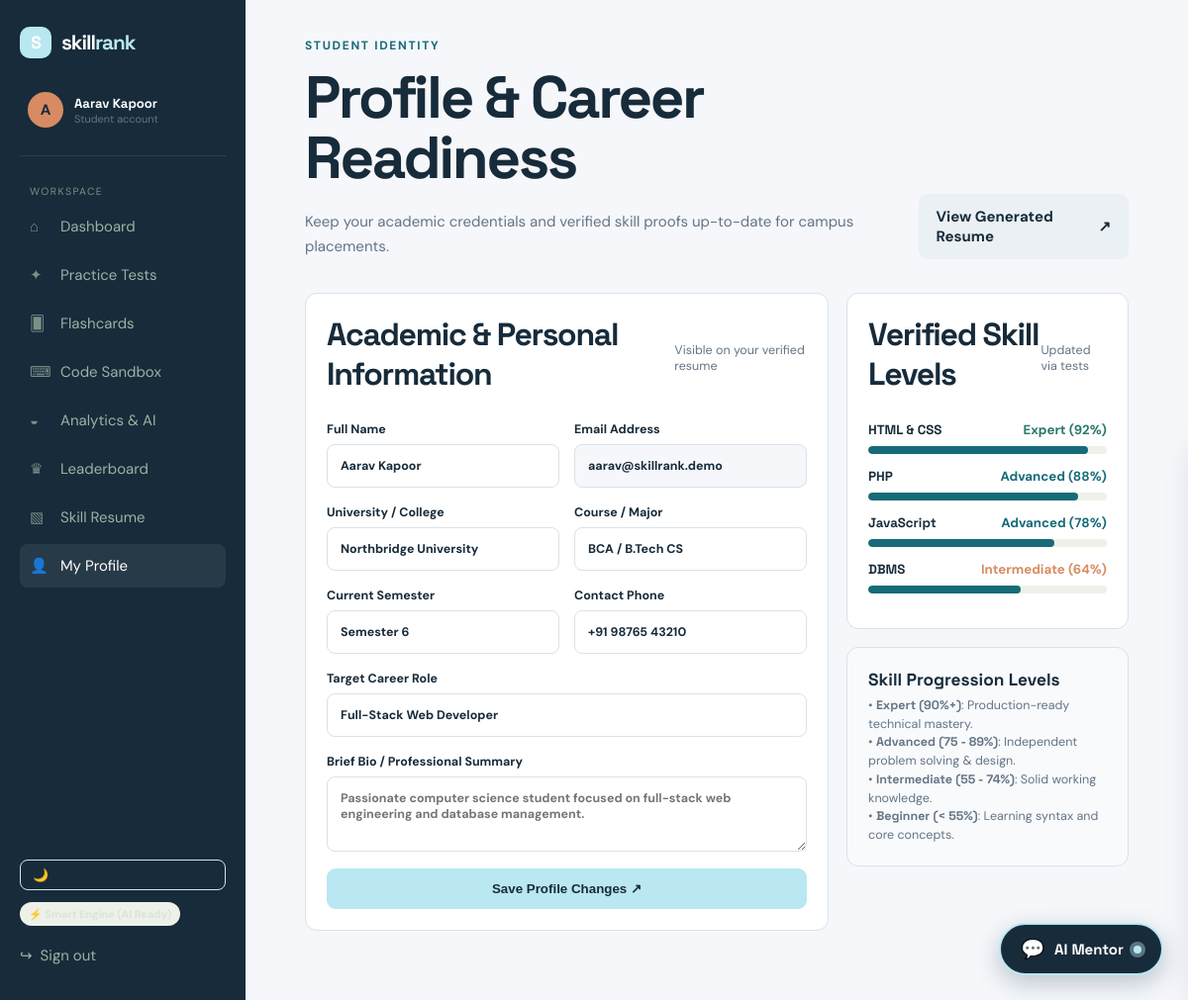
The app's page /profile.php (signed in) with its own data.
### tables this page shows
CREATE TABLE IF NOT EXISTS `students` (
    `id` INT AUTO_INCREMENT PRIMARY KEY,
    `user_id` INT UNIQUE NOT NULL,
    `university` VARCHAR(160) DEFAULT 'Northbridge University',
    `course` VARCHAR(100) DEFAULT 'BCA / B.Tech CS',
    `semester` VARCHAR(40) DEFAULT 'Semester 4',
    `phone` VARCHAR(30) DEFAULT '',
    `avatar` VARCHAR(255) DEFAULT '',
    `bio` TEXT,
    `career_goal` VARCHAR(160) DEFAULT 'Full-Stack Software Developer',
    FOREIGN KEY (`user_id`) REFERENCES `users`(`id`) ON DELETE CASCADE
);

CREATE TABLE IF NOT EXISTS `users` (
    `id` INT AUTO_INCREMENT PRIMARY KEY,
    `name` VARCHAR(100) NOT NULL,
    `email` VARCHAR(160) UNIQUE NOT NULL,
    `password_hash` VARCHAR(255) NOT NULL,
    `role` ENUM('student','admin') DEFAULT 'student',
    `created_at` TIMESTAMP DEFAULT CURRENT_TIMESTAMP
);

CREATE TABLE IF NOT EXISTS `student_skills` (
    `id` INT AUTO_INCREMENT PRIMARY KEY,
    `user_id` INT NOT NULL,
    `skill_id` INT NOT NULL,
    `score` DECIMAL(5,2) DEFAULT 0,
    `level` VARCHAR(30) DEFAULT 'Beginner',
    `updated_at` TIMESTAMP DEFAULT CURRENT_TIMESTAMP ON UPDATE CURRENT_TIMESTAMP,
    UNIQUE KEY `student_skill` (`user_id`, `skill_id`),
    FOREIGN KEY (`user_id`) REFERENCES `users`(`id`) ON DELETE CASCADE,
    FOREIGN KEY (`skill_id`) REFERENCES `skills`(`id`) ON DELETE CASCADE
);

CREATE TABLE IF NOT EXISTS `skills` (
    `id` INT AUTO_INCREMENT PRIMARY KEY,
    `name` VARCHAR(80) NOT NULL UNIQUE
);

### db.php (called while the page is built, shortened)
<?php
function db(): mysqli {
    static $connection;
    if (!$connection) {
        $connection = new mysqli(DB_HOST, DB_USER, DB_PASS, DB_NAME);
        $connection->set_charset('utf8mb4');
    }
    return $connection;
}
function query(string $sql, string $types = '', array $params = []): mysqli_result|bool {
    $statement = db()->prepare($sql);
    if ($types && $params) $statement->bind_param($types, ...$params);
    $statement->execute();
    return $statement->get_result() ?: true;
}
function one(string $sql, string $types = '', array $params = []): ?array {
    $result = query($sql, $types, $params);
    return $result instanceof mysqli_result ? ($result->fetch_assoc() ?: null) : null;
}
function many(string $sql, string $types = '', array $params = []): array {
    $result = query($sql, $types, $params);
    return $result instanceof mysqli_result ? $result->fetch_all(MYSQLI_ASSOC) : [];
}

### auth.php (called while the page is built, shortened)
<?php
require_once __DIR__ . '/db.php';
function current_user(bool $refresh = false): ?array {
    static $user;
    if (isset($user)) return $user;
    $user = !empty($_SESSION['user_id'])
        ? one('SELECT u.*, s.university, s.course, s.semester, s.phone, s.avatar, s.bio, s.career_goal FROM users u LEFT JOIN students s ON s.user_id=u.id WHERE u.id=?', 'i', [(int) $_SESSION['user_id']])
        : null;
    return $user;
}
function require_login(string $role = ''): void {
    $user = current_user();
}
function e(?string $value): string { return htmlspecialchars($value ?? '', ENT_QUOTES, 'UTF-8'); }

### profile.php (the view, shortened to what this page needs)
<?php
require_once __DIR__ . '/auth.php';
require_login('student');
$user = current_user();
$student = one('SELECT * FROM students WHERE user_id=?', 'i', [$user['id']]);
$skills = many('SELECT sk.name, ss.score, ss.level FROM student_skills ss JOIN skills sk ON sk.id=ss.skill_id WHERE ss.user_id=? ORDER BY ss.score DESC', 'i', [$user['id']]);
include 'includes/header.php';
?>
<div class="page-head">
<div>
<div class="eyebrow">Student Identity</div>
<h1>Profile & Career Readiness</h1>
<p>Keep your academic credentials and verified skill proofs up-to-date for campus placements.</p>
</div>
<a class="button button-quiet" href="resume.php">View Generated Resume <span>↗</span></a>
</div>
<div class="dashboard-grid">
<section class="panel">
<div class="panel-head">
<h2>Academic & Personal Information</h2>
<small>Visible on your verified resume</small>
</div>
<form method="post" class="form-stack">
<div class="form-grid">
<label>Full Name
<input name="name" value="<?= e($user['name']) ?>" required>
</label>
<label>Email Address
<input value="<?= e($user['email']) ?>" disabled style="background:#f5f7fa;cursor:not-allowed">
</label>
</div>
<div class="form-grid">
<label>University / College
<input name="university" value="<?= e($student['university'] ?? $user['university']) ?>" required>
</label>
<label>Course / Major
<input name="course" value="<?= e($student['course'] ?? $user['course']) ?>" required>
</label>
</div>
<div class="form-grid">
<label>Current Semester
<input name="semester" value="<?= e($student['semester'] ?? $user['semester']) ?>" required>
</label>
<label>Contact Phone
<input name="phone" value="<?= e($student['phone'] ?? '') ?>" placeholder="+91 98765 43210">
</label>
</div>
<label>Target Career Role
<input name="career_goal" value="<?= e($student['career_goal'] ?? 'Full-Stack Software Developer') ?>" placeholder="e.g. Full-Stack Web Developer, Cloud Engineer">
</label>
<label>Brief Bio / Professional Summary
<textarea name="bio" rows="3" placeholder="Passionate computer science student focused on full-stack web engineering and database management."><?= e($student['bio'] ?? '') ?></textarea>
</label>
<button class="button button-primary" type="submit" style="align-self:start">Save Profile Changes ↗</button>
</form>
</section>
<aside>
<section class="panel" style="margin-bottom:18px">
<div class="panel-head">
<h2>Verified Skill Levels</h2>
<small>Updated via tests</small>
</div>
<?php if ($skills): ?>
<?php foreach ($skills as $sk):
    $lvlColor = match($sk['level']) {
        'Expert' => '#287a68',
        'Advanced' => '#176b78',
        'Intermediate' => '#d88b62',
        default => '#647586'
    };
?>
<div class="skill-row" style="margin:14px 0">
<div class="skill-label">
<strong><?= e($sk['name']) ?></strong>
<span style="font-weight:700;color:<?= $lvlColor ?>"><?= e($sk['level']) ?> (<?= round($sk['score']) ?>%)</span>
</div>
<div class="progress"><i data-progress="<?= round($sk['score']) ?>"></i></div>
</div>
<?php endforeach; ?>
<?php else: ?>
<p class="muted">No assessments completed yet. Take a test to earn skill verification.</p>
<a href="practice.php" class="button button-primary full">Take First Test ↗</a>
<?php endif; ?>
</section>
<div class="panel" style="background:#f8fafc">
<h3 style="margin-bottom:6px">Skill Progression Levels</h3>
<small style="display:block;color:var(--muted);line-height:1.5">
• <strong>Expert (90%+)</strong>: Production-ready technical mastery.<br>
• <strong>Advanced (75 - 89%)</strong>: Independent problem solving & design.<br>
• <strong>Intermediate (55 - 74%)</strong>: Solid working knowledge.<br>
• <strong>Beginner (&lt; 55%)</strong>: Learning syntax and core concepts.
</small>
</div>
</aside>
</div>
<?php include 'includes/footer.php'; ?>

### includes/header.php (shortened to what this page needs)
<?php
require_once __DIR__ . '/../auth.php';
require_once __DIR__ . '/../ai.php';
$user = current_user();
$active = basename($_SERVER['PHP_SELF']);
?>
<!doctype html>
<html lang="en">
<head>
<link rel="stylesheet" href="assets/style.css?v=12">
</head>
<body>
<?php if ($user): ?>
<aside class="sidebar">
<a class="brand" href="<?= $user['role'] === 'admin' ? 'admin_dashboard.php' : 'dashboard.php' ?>">
<span class="brand-mark">S</span>
<span>skill<span>rank</span></span>
</a>
<div class="profile-mini">
<div class="avatar">
<?= strtoupper(substr($user['name'], 0, 1)) ?>
</div>
<div>
<strong><?= e($user['name']) ?></strong>
<small><?= ucfirst($user['role']) ?> account</small>
</div>
</div>
<nav>
<small class="nav-label">Workspace</small>
<?php
$links = $user['role'] === 'admin' ? [
    ['admin_dashboard.php', 'Overview', '◈'],
    ['students.php', 'Students', '♙'],
    ['subjects.php', 'Subjects', '▦'],
    ['questions.php', 'Question Bank', '▤'],
    ['admin_analytics.php', 'Analytics', '◒'],
    ['leaderboard.php', 'Leaderboard', '♛'],
    ['admin_ai.php', 'AI Diagnostics', '✦']
] : [
    ['dashboard.php', 'Dashboard', '⌂'],
    ['practice.php', 'Practice Tests', '✦'],
    ['flashcards.php', 'Flashcards', '🂠'],
    ['playground.php', 'Code Sandbox', '⌨'],
    ['analytics.php', 'Analytics & AI', '◒'],
    ['leaderboard.php', 'Leaderboard', '♛'],
    ['resume.php', 'Skill Resume', '▧'],
    ['profile.php', 'My Profile', '👤']
];
foreach ($links as $link):
    $isActive = ($active === $link[0]) || ($link[0] === 'questions.php' && $active === 'question_form.php');
?>
<a class="nav-link <?= $isActive ? 'active' : '' ?>" href="<?= $link[0] ?>">
<span><?= $link[2] ?></span>
<?= $link[1] ?>
</a>
<?php endforeach; ?>
</nav>
<div style="margin-top:auto;padding-top:20px;display:flex;flex-direction:column;gap:12px">
<button type="button" id="themeToggleBtn" onclick="toggleSkillRankTheme()" class="theme-toggle-btn" style="display:flex;align-items:center;gap:8px;background:none;border:1px solid var(--line);padding:7px 12px;border-radius:8px;color:var(--ink);cursor:pointer;font-size:0.8rem;transition:all 0.2s">
<span id="themeToggleIcon">🌙</span> <span id="themeToggleText">Toggle Theme</span>
</button>
<div style="font-size:0.75rem"><?= ai_badge_html() ?></div>
<a class="logout" href="logout.php" style="display:flex;align-items:center;gap:8px;text-decoration:none;padding:8px 0">
<span>↪</span> <span>Sign out</span>
</a>
</div>
</aside>
<?php endif; ?>
<main class="<?= $user ? 'app-main' : '' ?>">

### assets/style.css (style rules this page uses)
:root { --ink:#172b3a;--muted:#647586;--paper:#f5f7fa;--line:#d9e2ea;--lime:#b9e7f2;--teal:#176b78;--orange:#d88b62;--white:#fff;--navy:#102d46;--success:#287a68 }
* { box-sizing:border-box }
body { margin:0;background:var(--paper);color:var(--ink);font:15px 'DM Sans',sans-serif }
h1,h2,h3,strong,.brand { font-family:'Space Grotesk',sans-serif }
h1 { font-size:clamp(2.4rem,5vw,4.7rem);line-height:1.02;letter-spacing:-.04em;margin:14px 0 22px }
h2 { font-size:2rem;letter-spacing:-.04em;margin:0 0 8px }
h3 { margin:0 0 8px;font-size:1.08rem }
p { line-height:1.65;color:var(--muted) }
a { color:inherit;text-decoration:none }
.brand { display:flex;align-items:center;gap:10px;font-size:1.3rem;font-weight:700;letter-spacing:-.05em }
.brand>span:last-child>span { color:var(--teal) }
.brand-mark { display:grid;place-items:center;background:var(--lime);width:32px;height:32px;border-radius:10px;font-family:'Space Grotesk';font-size:1.1rem }
.button { display:inline-flex;gap:10px;align-items:center;justify-content:center;border:0;border-radius:9px;padding:13px 18px;font-weight:700;cursor:pointer;transition:.2s transform,.2s box-shadow }
.button-primary { background:var(--lime);color:var(--ink) }
.button-quiet { background:#eaf0f4;color:var(--ink) }
.eyebrow { font-size:.75rem;text-transform:uppercase;letter-spacing:.14em;font-weight:700;color:var(--teal) }
.float-card small,.profile-mini small { display:block;color:var(--muted);font-size:.68rem }
.form-stack { display:grid;gap:17px }
.form-stack label,.form-grid label { font-size:.78rem;font-weight:700;color:var(--ink) }
input,select,textarea { display:block;width:100%;margin-top:7px;border:1px solid var(--line);background:#fff;border-radius:8px;padding:13px;font:inherit;color:var(--ink);outline:0 }
.form-grid { display:grid;grid-template-columns:1fr 1fr;gap:15px }
.sidebar { position:fixed;left:0;top:0;bottom:0;width:248px;background:var(--ink);color:#d7e5db;padding:27px 20px;display:flex;flex-direction:column;z-index:2 }
.sidebar .brand { color:#fff }
.sidebar .brand>span:last-child>span { color:var(--lime) }
.profile-mini { display:flex;gap:11px;align-items:center;padding:34px 8px 28px;border-bottom:1px solid #ffffff18 }
.profile-mini strong { font-size:.82rem;display:block;color:#fff }
.avatar { width:36px;height:36px;border-radius:50%;background:var(--orange);color:var(--ink);display:grid;place-items:center;font-weight:700 }
.sidebar nav { padding-top:24px }
.nav-label { color:#789086;text-transform:uppercase;letter-spacing:.14em;font-size:.65rem;padding:0 10px }
.nav-link { display:flex;gap:13px;align-items:center;padding:12px 10px;color:#9eb1a5;border-radius:8px;margin-top:5px }
.nav-link span { width:18px;color:#789086 }
.nav-link.active,.nav-link:hover { background:#ffffff12;color:#fff }
.nav-link.active span { color:var(--lime) }
.logout { margin-top:auto;padding:10px;color:#9eb1a5 }
.app-main { margin-left:248px;min-height:100vh;padding:38px 5vw 70px }
.page-head { display:flex;justify-content:space-between;align-items:end;gap:20px;margin-bottom:34px }
.page-head p { margin:4px 0 0 }
.stat-card,.panel { background:#fff;border:1px solid var(--line);border-radius:12px;padding:21px }
.dashboard-grid { display:grid;grid-template-columns:1.3fr .7fr;gap:18px }
.panel-head { display:flex;justify-content:space-between;align-items:center;margin-bottom:20px }
.panel-head small { color:var(--muted) }
.skill-row { margin:19px 0 }
.skill-label { display:flex;justify-content:space-between;margin-bottom:8px;font-size:.83rem }
.skill-label span { color:var(--muted) }
.progress { height:8px;background:#edf1e8;border-radius:20px;overflow:hidden }
.progress i { display:block;height:100%;background:var(--teal);border-radius:20px;width:0;transition:1s ease }

### records on screen
students: user.name "A", user.name "Aarav Kapoor", user.role "Student", name "Aarav Kapoor", user.email "aarav@skillrank.demo", university "Northbridge University", course "BCA / B.Tech CS", semester "Semester 6", phone "+91 98765 43210", career_goal "Full-Stack Web Developer"
student_skills: skill.name "HTML & CSS", level "Expert", score "92"
student_skills: skill.name "PHP", level "Advanced", score "88"
student_skills: skill.name "JavaScript", level "Advanced", score "78"
student_skills: skill.name "DBMS", level "Intermediate", score "64"

### other values on screen
$link[2] "⌂"
$link[1] "Dashboard"
$link[2] "✦"
$link[1] "Practice Tests"
$link[2] "🂠"
$link[1] "Flashcards"
$link[2] "⌨"
$link[1] "Code Sandbox"
$link[2] "◒"
$link[1] "Analytics & AI"
$link[2] "♛"
$link[1] "Leaderboard"
$link[2] "▧"
$link[1] "Skill Resume"
$link[2] "👤"
